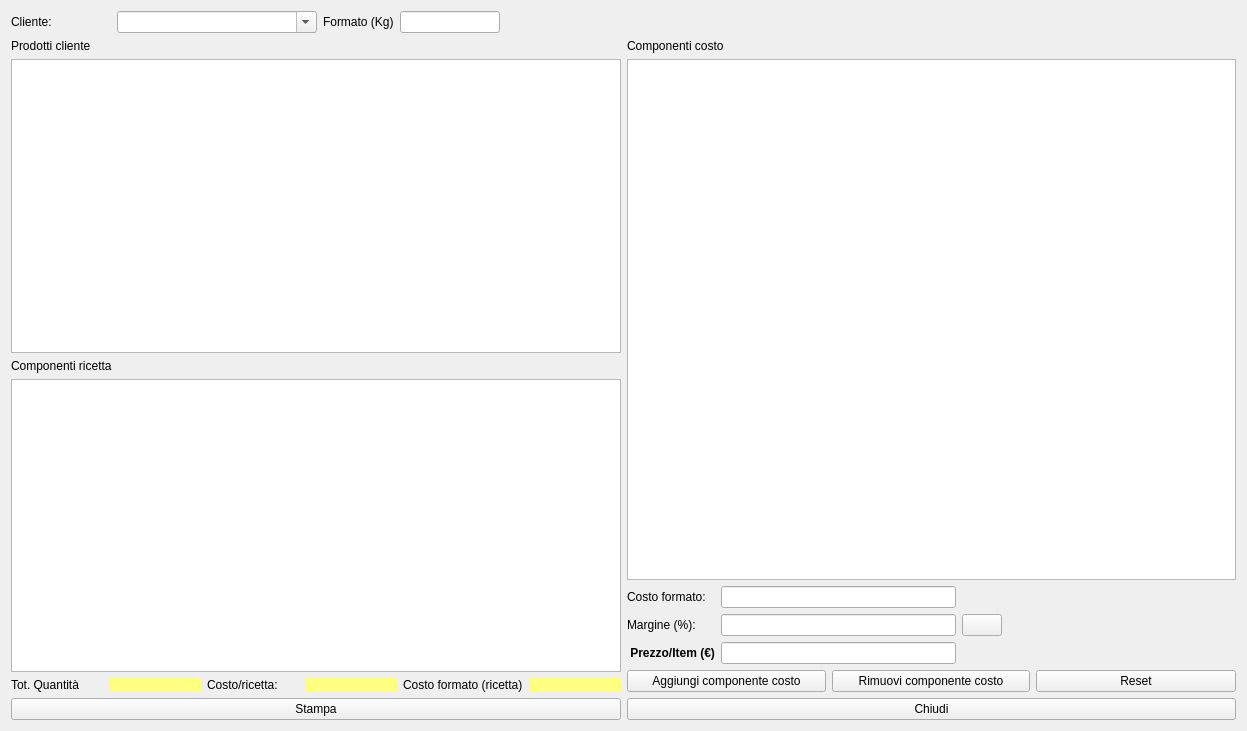
<?xml version="1.0" encoding="UTF-8"?>
<ui version="4.0">
 <class>HCosti</class>
 <widget class="QWidget" name="HCosti">
  <property name="geometry">
   <rect>
    <x>0</x>
    <y>0</y>
    <width>1247</width>
    <height>731</height>
   </rect>
  </property>
  <property name="windowTitle">
   <string>Calcolo costi</string>
  </property>
  <layout class="QVBoxLayout" name="verticalLayout_7">
   <item>
    <layout class="QGridLayout" name="gridLayout_4">
     <item row="0" column="0">
      <layout class="QGridLayout" name="gridLayout_3">
       <item row="0" column="0">
        <widget class="QLabel" name="label">
         <property name="minimumSize">
          <size>
           <width>100</width>
           <height>0</height>
          </size>
         </property>
         <property name="maximumSize">
          <size>
           <width>100</width>
           <height>16777215</height>
          </size>
         </property>
         <property name="text">
          <string>Cliente:</string>
         </property>
        </widget>
       </item>
       <item row="0" column="1">
        <widget class="QComboBox" name="cbClienti">
         <property name="minimumSize">
          <size>
           <width>200</width>
           <height>0</height>
          </size>
         </property>
         <property name="editable">
          <bool>true</bool>
         </property>
         <property name="insertPolicy">
          <enum>QComboBox::NoInsert</enum>
         </property>
        </widget>
       </item>
      </layout>
     </item>
     <item row="0" column="1">
      <layout class="QGridLayout" name="gridLayout">
       <item row="0" column="0">
        <widget class="QLabel" name="label_4">
         <property name="text">
          <string>Formato (Kg)</string>
         </property>
        </widget>
       </item>
       <item row="0" column="1">
        <widget class="QLineEdit" name="leFormato">
         <property name="maximumSize">
          <size>
           <width>100</width>
           <height>16777215</height>
          </size>
         </property>
         <property name="text">
          <string/>
         </property>
         <property name="clearButtonEnabled">
          <bool>true</bool>
         </property>
        </widget>
       </item>
       <item row="0" column="2">
        <spacer name="horizontalSpacer">
         <property name="orientation">
          <enum>Qt::Horizontal</enum>
         </property>
         <property name="sizeHint" stdset="0">
          <size>
           <width>40</width>
           <height>20</height>
          </size>
         </property>
        </spacer>
       </item>
      </layout>
     </item>
    </layout>
   </item>
   <item>
    <layout class="QHBoxLayout" name="horizontalLayout_3">
     <item>
      <layout class="QVBoxLayout" name="verticalLayout_5">
       <item>
        <layout class="QVBoxLayout" name="verticalLayout_3">
         <item>
          <widget class="QLabel" name="label_5">
           <property name="text">
            <string>Prodotti cliente</string>
           </property>
          </widget>
         </item>
         <item>
          <widget class="QListView" name="lv_prodotti"/>
         </item>
        </layout>
       </item>
       <item>
        <layout class="QVBoxLayout" name="verticalLayout_4">
         <item>
          <widget class="QLabel" name="label_3">
           <property name="text">
            <string>Componenti ricetta</string>
           </property>
          </widget>
         </item>
         <item>
          <widget class="QTableView" name="tvRicetta">
           <property name="editTriggers">
            <set>QAbstractItemView::DoubleClicked</set>
           </property>
           <property name="alternatingRowColors">
            <bool>true</bool>
           </property>
           <property name="selectionMode">
            <enum>QAbstractItemView::SingleSelection</enum>
           </property>
           <property name="selectionBehavior">
            <enum>QAbstractItemView::SelectItems</enum>
           </property>
           <attribute name="horizontalHeaderStretchLastSection">
            <bool>true</bool>
           </attribute>
           <attribute name="verticalHeaderVisible">
            <bool>false</bool>
           </attribute>
          </widget>
         </item>
        </layout>
       </item>
       <item>
        <layout class="QHBoxLayout" name="horizontalLayout_2">
         <item>
          <widget class="QLabel" name="label_2">
           <property name="text">
            <string>Tot. Quantità</string>
           </property>
          </widget>
         </item>
         <item>
          <widget class="QLabel" name="lbTotQuantita">
           <property name="styleSheet">
            <string notr="true">background-color: rgb(255, 255, 127);</string>
           </property>
           <property name="text">
            <string/>
           </property>
          </widget>
         </item>
         <item>
          <widget class="QLabel" name="label_14">
           <property name="text">
            <string>Costo/ricetta:</string>
           </property>
          </widget>
         </item>
         <item>
          <widget class="QLabel" name="lbCostoRicetta">
           <property name="styleSheet">
            <string notr="true">background-color: rgb(255, 255, 127);</string>
           </property>
           <property name="text">
            <string/>
           </property>
          </widget>
         </item>
         <item>
          <widget class="QLabel" name="label_16">
           <property name="text">
            <string>Costo formato (ricetta)</string>
           </property>
          </widget>
         </item>
         <item>
          <widget class="QLabel" name="lbCostoFormato">
           <property name="styleSheet">
            <string notr="true">background-color: rgb(255, 255, 127);</string>
           </property>
           <property name="text">
            <string/>
           </property>
          </widget>
         </item>
        </layout>
       </item>
      </layout>
     </item>
     <item>
      <layout class="QVBoxLayout" name="verticalLayout_6">
       <item>
        <layout class="QVBoxLayout" name="verticalLayout">
         <item>
          <widget class="QLabel" name="label_9">
           <property name="text">
            <string>Componenti costo</string>
           </property>
          </widget>
         </item>
         <item>
          <widget class="QTableView" name="tvComponentiCosto">
           <property name="editTriggers">
            <set>QAbstractItemView::AnyKeyPressed|QAbstractItemView::EditKeyPressed|QAbstractItemView::SelectedClicked</set>
           </property>
           <property name="selectionMode">
            <enum>QAbstractItemView::SingleSelection</enum>
           </property>
           <property name="selectionBehavior">
            <enum>QAbstractItemView::SelectRows</enum>
           </property>
           <property name="sortingEnabled">
            <bool>false</bool>
           </property>
           <attribute name="horizontalHeaderCascadingSectionResizes">
            <bool>true</bool>
           </attribute>
           <attribute name="horizontalHeaderStretchLastSection">
            <bool>true</bool>
           </attribute>
           <attribute name="verticalHeaderVisible">
            <bool>false</bool>
           </attribute>
           <attribute name="verticalHeaderShowSortIndicator" stdset="0">
            <bool>true</bool>
           </attribute>
          </widget>
         </item>
        </layout>
       </item>
       <item>
        <layout class="QVBoxLayout" name="verticalLayout_2">
         <item>
          <layout class="QGridLayout" name="gridLayout_5">
           <item row="0" column="0">
            <widget class="QLabel" name="label_10">
             <property name="text">
              <string>Costo formato:</string>
             </property>
            </widget>
           </item>
           <item row="0" column="1">
            <widget class="QLineEdit" name="leCosto_formato"/>
           </item>
           <item row="0" column="3">
            <spacer name="horizontalSpacer_4">
             <property name="orientation">
              <enum>Qt::Horizontal</enum>
             </property>
             <property name="sizeHint" stdset="0">
              <size>
               <width>40</width>
               <height>20</height>
              </size>
             </property>
            </spacer>
           </item>
           <item row="1" column="0">
            <widget class="QLabel" name="label_11">
             <property name="text">
              <string>Margine (%):</string>
             </property>
            </widget>
           </item>
           <item row="1" column="1">
            <widget class="QLineEdit" name="leMargine">
             <property name="clearButtonEnabled">
              <bool>true</bool>
             </property>
            </widget>
           </item>
           <item row="1" column="2">
            <widget class="QPushButton" name="pbMargin">
             <property name="text">
              <string/>
             </property>
             <property name="icon">
              <iconset resource="icons.qrc">
               <normaloff>:/Resources/Monitoring64.png</normaloff>:/Resources/Monitoring64.png</iconset>
             </property>
            </widget>
           </item>
           <item row="1" column="3">
            <spacer name="horizontalSpacer_3">
             <property name="orientation">
              <enum>Qt::Horizontal</enum>
             </property>
             <property name="sizeHint" stdset="0">
              <size>
               <width>40</width>
               <height>20</height>
              </size>
             </property>
            </spacer>
           </item>
           <item row="2" column="0">
            <widget class="QLabel" name="label_12">
             <property name="font">
              <font>
               <bold>true</bold>
              </font>
             </property>
             <property name="text">
              <string> Prezzo/Item (€)</string>
             </property>
            </widget>
           </item>
           <item row="2" column="1">
            <widget class="QLineEdit" name="leResult"/>
           </item>
           <item row="2" column="3">
            <spacer name="horizontalSpacer_5">
             <property name="orientation">
              <enum>Qt::Horizontal</enum>
             </property>
             <property name="sizeHint" stdset="0">
              <size>
               <width>40</width>
               <height>20</height>
              </size>
             </property>
            </spacer>
           </item>
          </layout>
         </item>
         <item>
          <layout class="QHBoxLayout" name="horizontalLayout">
           <item>
            <widget class="QPushButton" name="pbAggiungi_componente_costo">
             <property name="maximumSize">
              <size>
               <width>200</width>
               <height>16777215</height>
              </size>
             </property>
             <property name="text">
              <string>Aggiungi componente costo</string>
             </property>
             <property name="icon">
              <iconset resource="icons.qrc">
               <normaloff>:/Resources/Plus.PNG</normaloff>:/Resources/Plus.PNG</iconset>
             </property>
             <property name="iconSize">
              <size>
               <width>32</width>
               <height>32</height>
              </size>
             </property>
            </widget>
           </item>
           <item>
            <widget class="QPushButton" name="pbRimuovi_componente_costo">
             <property name="maximumSize">
              <size>
               <width>200</width>
               <height>16777215</height>
              </size>
             </property>
             <property name="text">
              <string>Rimuovi componente costo</string>
             </property>
             <property name="icon">
              <iconset resource="icons.qrc">
               <normaloff>:/Resources/Minus.PNG</normaloff>:/Resources/Minus.PNG</iconset>
             </property>
             <property name="iconSize">
              <size>
               <width>32</width>
               <height>32</height>
              </size>
             </property>
            </widget>
           </item>
           <item>
            <widget class="QPushButton" name="pbJolly">
             <property name="minimumSize">
              <size>
               <width>200</width>
               <height>0</height>
              </size>
             </property>
             <property name="maximumSize">
              <size>
               <width>200</width>
               <height>16777215</height>
              </size>
             </property>
             <property name="text">
              <string>Reset</string>
             </property>
             <property name="icon">
              <iconset resource="icons.qrc">
               <normaloff>:/Resources/Counterclockwise-arrow64.png</normaloff>:/Resources/Counterclockwise-arrow64.png</iconset>
             </property>
             <property name="iconSize">
              <size>
               <width>32</width>
               <height>32</height>
              </size>
             </property>
             <property name="checkable">
              <bool>false</bool>
             </property>
            </widget>
           </item>
          </layout>
         </item>
        </layout>
       </item>
      </layout>
     </item>
    </layout>
   </item>
   <item>
    <layout class="QHBoxLayout" name="horizontalLayout_4">
     <item>
      <widget class="QPushButton" name="pbPrint">
       <property name="text">
        <string>Stampa</string>
       </property>
       <property name="icon">
        <iconset resource="icons.qrc">
         <normaloff>:/Resources/print-icon.png</normaloff>:/Resources/print-icon.png</iconset>
       </property>
       <property name="iconSize">
        <size>
         <width>32</width>
         <height>32</height>
        </size>
       </property>
      </widget>
     </item>
     <item>
      <widget class="QPushButton" name="pbClose">
       <property name="text">
        <string>Chiudi</string>
       </property>
       <property name="icon">
        <iconset resource="icons.qrc">
         <normaloff>:/Resources/Actions-window-close-icon.png</normaloff>:/Resources/Actions-window-close-icon.png</iconset>
       </property>
       <property name="iconSize">
        <size>
         <width>32</width>
         <height>32</height>
        </size>
       </property>
      </widget>
     </item>
    </layout>
   </item>
  </layout>
 </widget>
 <resources>
  <include location="icons.qrc"/>
 </resources>
 <connections/>
</ui>
